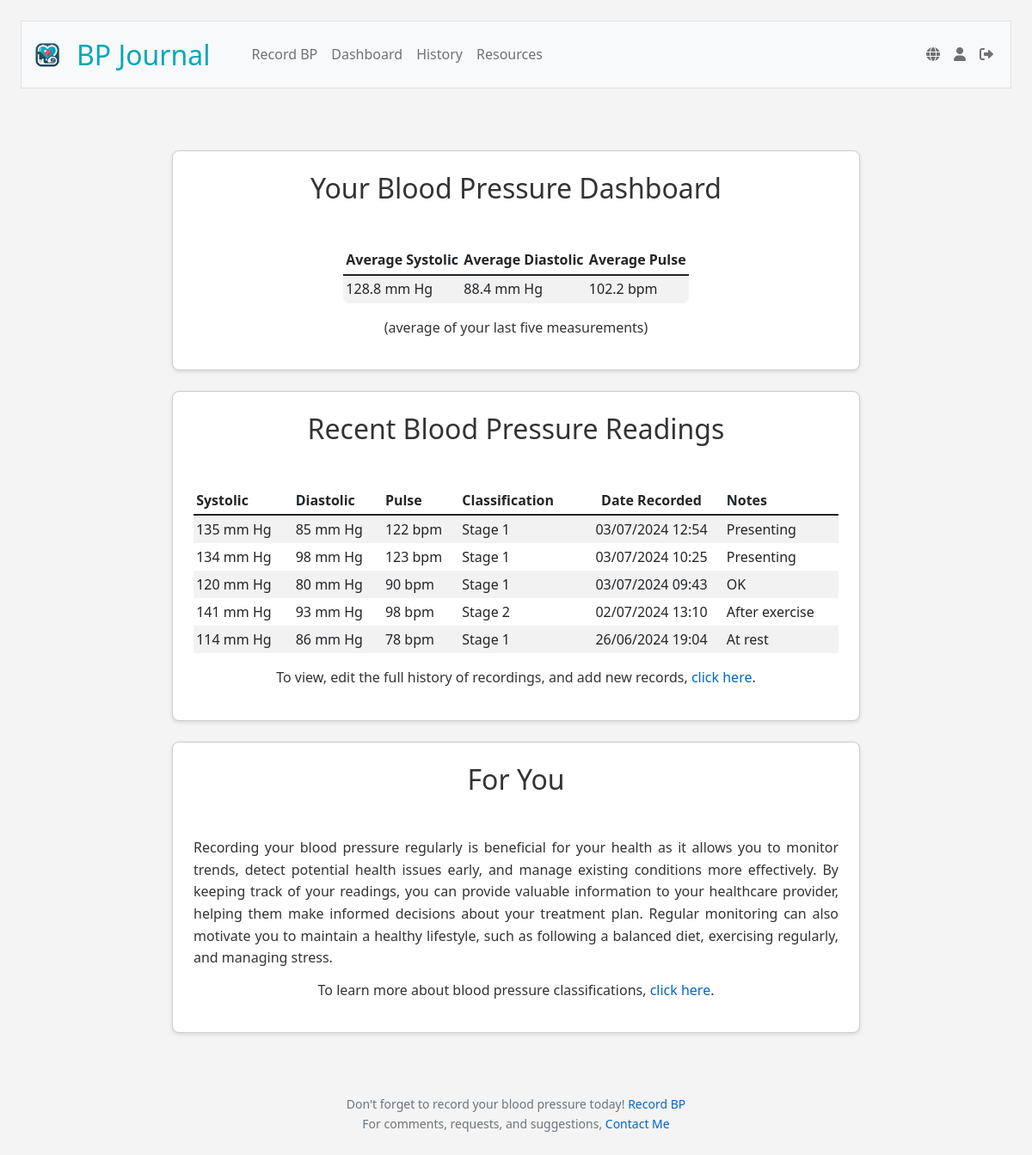
/dashboard (signed in), run on the app's committed database.
### tables this page shows
CREATE TABLE blood_pressure_readings (
id INTEGER PRIMARY KEY AUTOINCREMENT NOT NULL,
user_id INTEGER NOT NULL,
systolic INTEGER NOT NULL,
diastolic INTEGER NOT NULL,
pulse INTEGER,
reading_date DATETIME DEFAULT CURRENT_TIMESTAMP,
notes TEXT,
FOREIGN KEY (user_id) REFERENCES users (id));

### app.py (the view)
@app.route("/dashboard")
@login_required
def dashboard():
    user_id = session["user_id"]
    user_timezone = db.execute("SELECT timezone FROM users WHERE id = ?", user_id)[0]['timezone']
    user_tz = pytz.timezone(user_timezone)
    recording_rows = db.execute("""
                                SELECT *
                                FROM blood_pressure_readings
                                WHERE user_id = ?
                                ORDER BY reading_date
                                DESC LIMIT 5
    """, user_id)
    for row in recording_rows:
        row["classification"] = classify_bp(row["systolic"], row["diastolic"])
        utc_time = row["reading_date"]
        try:
            local_time = pytz.utc.localize(datetime.strptime(utc_time, '%Y-%m-%d %H:%M:%S')).astimezone(user_tz)
            row["reading_date"] = local_time.strftime('%d/%m/%Y %H:%M')
        except Exception:
            row["reading_date"] = utc_time
    user_avg_recording = db.execute("""
        SELECT AVG(systolic) AS avg_systolic,
        AVG(diastolic) AS avg_diastolic,
        AVG(pulse) AS avg_pulse
        FROM (
            SELECT systolic, diastolic, pulse
            FROM blood_pressure_readings
            WHERE user_id = ?
            ORDER BY reading_date DESC
            LIMIT 5
        )
    """, user_id)
    if user_avg_recording:
        avg_data = {
            'avg_systolic': round(user_avg_recording[0]['avg_systolic'], 1) if user_avg_recording[0]['avg_systolic'] else '',
            'avg_diastolic': round(user_avg_recording[0]['avg_diastolic'], 1) if user_avg_recording[0]['avg_diastolic'] else '',
            'avg_pulse': round(user_avg_recording[0]['avg_pulse'], 1) if user_avg_recording[0]['avg_pulse'] else ''
        }
    else:
        avg_data = {'avg_systolic': 'N/A', 'avg_diastolic': 'N/A', 'avg_pulse': 'N/A'}
    return render_template("dashboard.html", classes=g.language_data['classes'], data=g.language_data['dashboard'], last5reading=recording_rows, user_id=user_id, user_avg_recording=[avg_data])

### app.py (called while the page is built)
@app.before_request
def load_language_data():
    if 'language' not in session:
        session['language'] = 'en'
    user_lang = session['language']
    with open(f'languages/{user_lang}.json', 'r') as file:
        g.language_data = json.load(file)
    g.language_data['current_lang'] = user_lang

@app.after_request
def after_request(response):
    response.headers["Cache-Control"] = "no-cache, no-store, must-revalidate"
    response.headers["Expires"] = 0
    response.headers["Pragma"] = "no-cache"
    return response

@app.context_processor
def inject_layout_data():
    return dict(layout_data=g.language_data['layout'])

@app.context_processor
def inject_user_details():
    if 'user_id' in session:
        user_id = session['user_id']
        user_info = db.execute("SELECT username FROM users WHERE id = ?", user_id)
        if user_info:
            username = user_info[0]['username']
        else:
            username = None
    else:
        username = None
    return {'username': username}

### helpers.py (called while the page is built)
def classify_bp(systolic, diastolic):
    if systolic < 120 and diastolic < 80:
        return "Normal"
    elif 120 <= systolic < 130 and diastolic < 80:
        return "Elevated"
    elif 130 <= systolic < 140 or 80 <= diastolic < 90:
        return "High1"
    elif 140 <= systolic or 90 <= diastolic:
        return "High2"
    else:
        return "Crisis"

def login_required(f):
    @wraps(f)
    def decorated_function(*args, **kwargs):
        if session.get("user_id") is None:
            return redirect("/login")
        return f(*args, **kwargs)
    return decorated_function

### templates/dashboard.html (shortened to what this page needs)
{% extends "layout.html" %}
{% block main %}
<div class="section" id="average-table-div">
    <h2>{{ data.heading }}</h2>
    <table class="table table-striped" id="average-table">
        <thead>
            <tr>
                <th class="text-start">{{ data.avgSystolic }}</th>
                <th class="text-start">{{ data.avgDiastolic }}</th>
                <th class="text-start">{{ data.avgPulse }}</th>
            </tr>
        </thead>
        <tbody>
            {% for row in user_avg_recording %}
            <tr>
                <td class="text-start">{{ row.avg_systolic }} mm Hg</td>
                <td class="text-start">{{ row.avg_diastolic }} mm Hg</td>
                <td class="text-start">{{ row.avg_pulse }} bpm</td>
            </tr>
            {% endfor %}
        </tbody>
    </table>
    <p class="text-center">{{ data.description }}</p>
</div>
<div class="section", id="trends">
    <h2>{{ data.last5heading }}</h2>
    <table class="table table-striped", id="trends-table">
        <thead>
            <tr>
                <th class="text-start">{{ data.systolic }}</th>
                <th class="text-start">{{ data.diastolic }}</th>
                <th class="text-start">{{ data.pulse }}</th>
                <th class="text-start">{{ data.readingClassification }}</th>
                <th class="text-center">{{ data.dateRecorded }}</th>
                <th class="text-start">{{ data.notes }}</th>
            </tr>
        </thead>
        <tbody>
            {% for row in last5reading %}
            <tr>
                <td class="text-start">{{ row.systolic }} mm Hg</td>
                <td class="text-start">{{ row.diastolic }} mm Hg</td>
                <td class="text-start">{{ row.pulse }} bpm</td>
                <td class="text-start">{{ classes[row.classification] }}</td>
                <td class="text-center">{{ row.reading_date }}</td>
                <td class="text-start">{{ row.notes }}</td>
            </tr>
            {% endfor %}
        </tbody>
    </table>
    <p class="text-center">{{ data.historyLink.text }}, <a href="/history">{{ data.historyLink.textUrl }}</a>.</p>
</div>
<div class="section", id="alerts-tips-section">
    <h2>{{ data.alertsHeading }}</h2>
    <p>{{ data.comment }}</p>
    <p class="text-center">{{ data.classificationLink.text }}, <a href="/resources#bp-categories-section">{{ data.classificationLink.textUrl }}</a>.</p>
</div>
{% endblock %}

### static/styles.css (style rules this page uses)
body { background-color: #f4f4f4; color: #333; font-family: 'Segoe UI', Arial, sans-serif; line-height: 1.6; margin: 0; padding: 1.5em; }
h2, h3, h4, h5 { margin-bottom: 1.5em; text-align: center; }
h2 { font-size: 2em; }
p, li, a { font-size: 1em; text-align: justify; }
p, li { margin-bottom: .75em; }
a { color: #0066cc; text-decoration: none; }
.section { background-color: #ffffff; border: 1px solid #ccc; border-radius: .5em; box-shadow: 0 2px 5px rgba(0,0,0,0.1); padding: 1.5em; margin: 1.5em auto; margin-left: auto; margin-right: auto; max-width: 800px; }
#average-table { border-collapse: collapse; border-radius: .5em; margin-left: auto; margin-right: auto; max-width:max-content; overflow: hidden; text-align: center; }
#trends-table { padding: .4em; }
.table>:not(caption)>*>* { border-bottom-width: 0px; padding: .2rem .2rem; vertical-align: middle; }
.text-center { text-align: center; }

### data on the page
blood_pressure_readings: systolic "135", diastolic "85", pulse "122", classes "Stage 1", reading_date "03/07/2024 12:54", notes "Presenting"
blood_pressure_readings: systolic "134", diastolic "98", pulse "123", classes "Stage 1", reading_date "03/07/2024 10:25", notes "Presenting"
blood_pressure_readings: systolic "120", diastolic "80", pulse "90", classes "Stage 1", reading_date "03/07/2024 09:43", notes "OK"
blood_pressure_readings: systolic "141", diastolic "93", pulse "98", classes "Stage 2", reading_date "02/07/2024 13:10", notes "After exercise"
blood_pressure_readings: systolic "114", diastolic "86", pulse "78", classes "Stage 1", reading_date "26/06/2024 19:04", notes "At rest"

### other printed values
{{ layout_data.navbarBrand }} "BP Journal"
{{ layout_data.recordReading }} "Record BP"
{{ layout_data.dashboard }} "Dashboard"
{{ layout_data.history }} "History"
{{ layout_data.resources }} "Resources"
{{ data.heading }} "Your Blood Pressure Dashboard"
{{ data.avgSystolic }} "Average Systolic"
{{ data.avgDiastolic }} "Average Diastolic"
{{ data.avgPulse }} "Average Pulse"
{{ row.avg_systolic }} "128.8"
{{ row.avg_diastolic }} "88.4"
{{ row.avg_pulse }} "102.2"
{{ data.description }} "(average of your last five measurements)"
{{ data.last5heading }} "Recent Blood Pressure Readings"
{{ data.systolic }} "Systolic"
